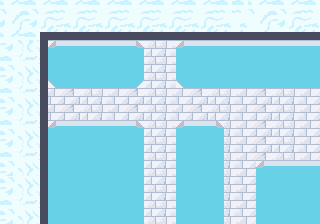

A level layout from a 2D game, rendered from its tile map. Below: a short description, then the map file with tile-grid data replaced by summaries:
An orthogonal 40x28 tile map with 8x8 px tiles, 3 tile layers (gfx, walls, holes) and 4 objects (3x Item, Enemy).

<map version="1.10" tiledversion="1.10.2" orientation="orthogonal" renderorder="right-down" width="40" height="28" tilewidth="8" tileheight="8" infinite="0" nextlayerid="6" nextobjectid="16">
 <tileset firstgid="1" source="sky-temple.tsx" />
 <layer id="1" name="gfx" width="40" height="28">
  <data>[1120 cells, 1120 non-empty, 84 distinct tile ids]</data>
 </layer>
 <layer id="2" name="walls" width="40" height="28">
  <data>[1120 cells, 58 non-empty, 1 distinct tile ids]</data>
 </layer>
 <layer id="5" name="holes" width="40" height="28">
  <data>[1120 cells, 419 non-empty, 1 distinct tile ids]</data>
 </layer>
 <objectgroup id="4" name="objs">
  <object id="5" name="Angel" type="Enemy" x="96" y="176">
   <point />
  </object>
  <object id="11" name="Knife" type="Item" x="72" y="104">
   <point />
  </object>
  <object id="12" name="Key" type="Item" x="160" y="104">
   <point />
  </object>
  <object id="13" name="HeartItem" type="Item" x="160" y="64">
   <point />
  </object>
 </objectgroup>
</map>